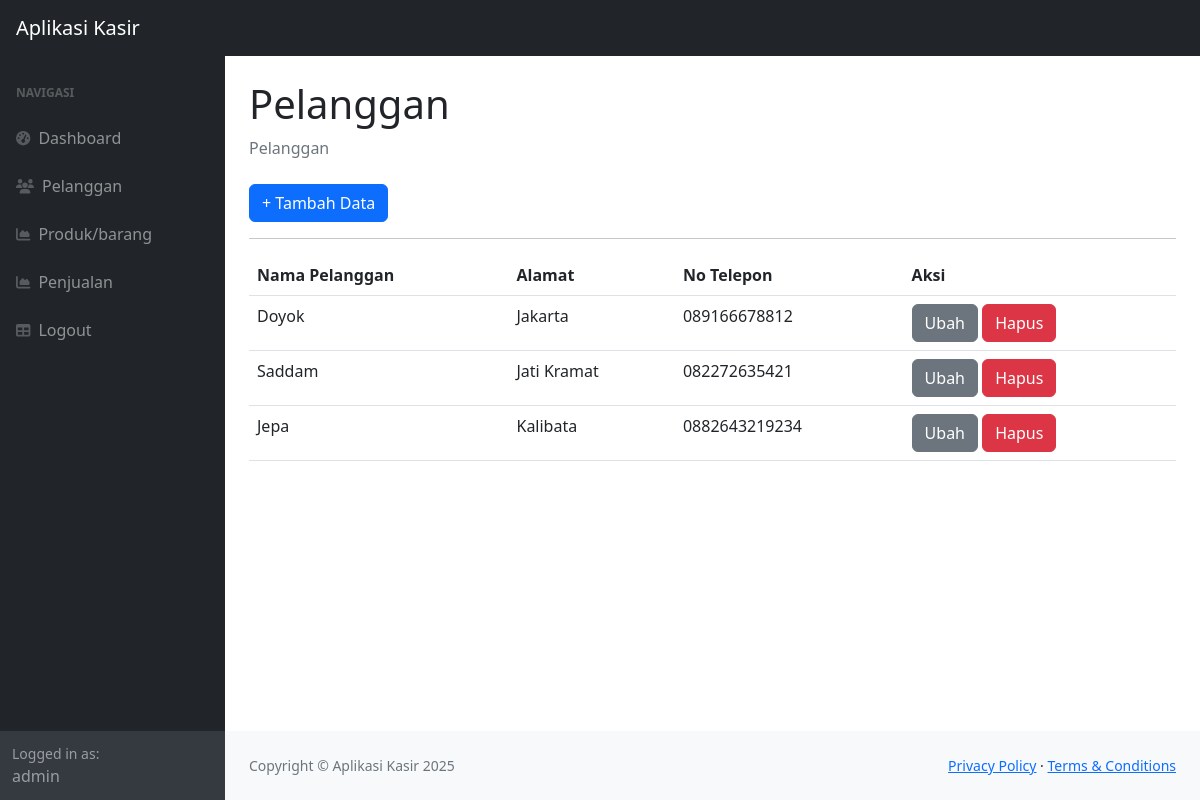
Page /index.php?page=pelanggan (signed in) on the committed database.
### tables this page shows
CREATE TABLE `pelanggan` (
  `id_pelanggan` int(11) NOT NULL,
  `nama_pelanggan` varchar(255) DEFAULT NULL,
  `alamat` text DEFAULT NULL,
  `no_telepon` varchar(255) DEFAULT NULL
);

### pelanggan.php (the view)
<div class="container-fluid px-4">
    <h1 class="mt-4">Pelanggan</h1>
    <ol class="breadcrumb mb-4">
        <li class="breadcrumb-item active">Pelanggan</li>
    </ol>
    <a href="?page=pelanggan_tambah" class="btn btn-primary">+ Tambah Data</a>
    <hr>
    <table class="table">
        <tr>
            <th>Nama Pelanggan</th>
            <th>Alamat</th>
            <th>No Telepon</th>
            <th>Aksi</th>
        </tr>
        <?php
        $query = mysqli_query($koneksi, "SELECT * FROM pelanggan");
        while ($data = mysqli_fetch_array($query)) {
        ?>
        <tr>
            <td><?= $data['nama_pelanggan'] ?></td>
            <td><?= $data['alamat'] ?></td>
            <td><?= $data['no_telepon'] ?></td>
            <td>
                <a href="?page=pelanggan_ubah&&id=<?= $data['id_pelanggan']; ?>" class="btn btn-secondary">Ubah</a>
                <a href="?page=pelanggan_hapus&&id=<?= $data['id_pelanggan']; ?>" class="btn btn-danger">Hapus</a>
            </td>
        </tr>
        <?php
        }
        ?>
    </table>
</div>

### rows in the picture
pelanggan: nama_pelanggan "Doyok", alamat "Jakarta", no_telepon "089166678812"
pelanggan: nama_pelanggan "Saddam", alamat "Jati Kramat", no_telepon "082272635421"
pelanggan: nama_pelanggan "Jepa", alamat "Kalibata", no_telepon "0882643219234"

### other values in the picture
$_SESSION['user']['nama'] "admin"
